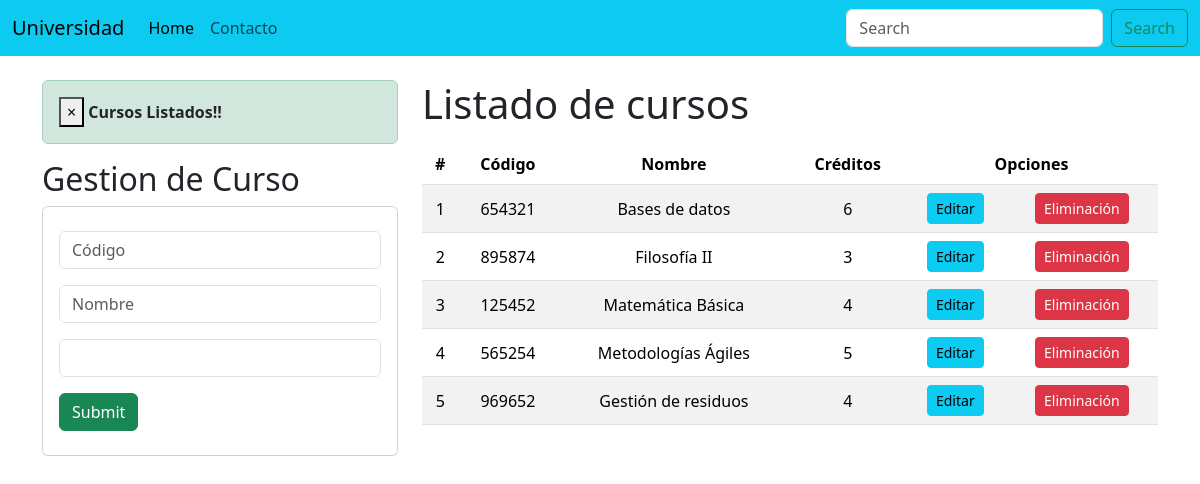
Before: / with the older database file.
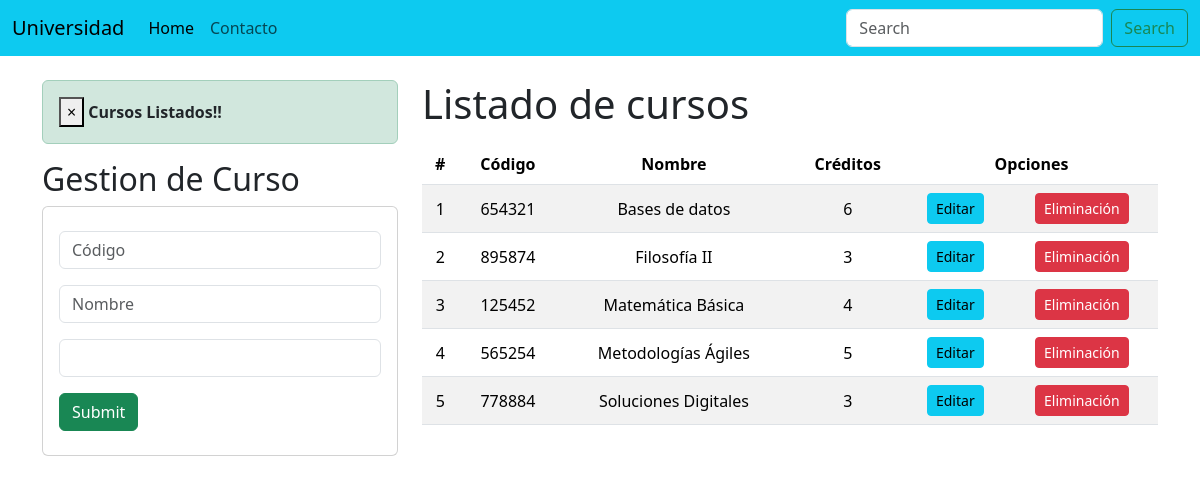
After: the same page with the newer database file.
### Aplicaciones/Academico/models.py (models this page shows, shortened)
class Curso(models.Model):
    codigo=models.CharField(primary_key=True, max_length=6)
    nombre=models.CharField(max_length=50)
    creditos=models.PositiveSmallIntegerField()

### Aplicaciones/Academico/views.py (the view)
# urls.py: path('', views.home),
def home(request):
    cursosListados = Curso.objects.all()
    messages.success(request, 'Cursos Listados!!')
    return render(request, "gestionCursos.html", {"cursos": cursosListados})

### Aplicaciones/Academico/templates/gestionCursos.html (shortened to what this page needs)
{% extends "./base.html" %}
{% block body %}
<div class="row">
    <div class="col-sm-12 col-md-6 col-lg-4 col-xl-4">
        {% if messages %}
        {% for message in messages %}
        <div class="alert alert-dismissible alert-success" id="alert-message">
            <button type="button" class="close" data-dismiss="alert">&times;</button>
            <strong class="text-dark">{{ message }}</strong>
        </div>
        {% endfor %}
        {% endif %}
        <h2>Gestion de Curso</h2>
        <div class="card">
            <div class="card-body">
                <form action="/registrarCurso/" method="POST">
                    <div class="form-group py-2">
                        <input type="text" id="txtCodigo" name="txtCodigo" class="form-control" placeholder="Código" minlength="6" maxlength="6" required>
                    </div>
                    <div class="form-group py-2">
                        <input type="text" id="txtNombre" name="txtNombre" class="form-control" placeholder="Nombre"  maxlength="50" required>
                    </div>
                    <div class="form-group py-2">
                        <input type="text" id="numCreditos" name="numCreditos" class="form-control" min="1" max="9" required>
                    </div>
                    <div class="form-group py-2">
                        <button type="submit" class="btn btn-success btn-block text-white">Submit</button>
                    </div>
                </form>
            </div>
        </div>
    </div>
    <div class="col-sm-12 col-md-6 col-lg-8 col-xl-8">
        <h1>Listado de cursos</h1>
        <div class="table-responsive py-2">
            <table class="table table-striped">
                <thead>
                    <tr>
                        <th>#</th>
                        <th>Código</th>
                        <th>Nombre</th>
                        <th>Créditos</th>
                        <th colspan="2">Opciones</th>
                    </tr>
                </thead>
                <tbody>
                    {% for c in cursos %}
                      <tr>
                        <td>{{forloop.counter}}</td>
                        <td>{{c.codigo}}</td>
                        <td>{{c.nombre}}</td>
                        <td>{{c.creditos}}</td>
                        <td><a href="edicionCurso/{{c.codigo}}" class="btn btn-sm btn-info">Editar</a></td>
                        <td><a href="eliminacionCurso/{{c.codigo}}" class="btn btn-sm btn-danger btnEliminacion">Eliminación</a></td>
                      </tr>
                    {% endfor %}
                </tbody>
            </table>
        </div>
    </div>
</div>
{% endblock %}

### Aplicaciones/Academico/templates/base.html (shortened to what this page needs)
<!DOCTYPE html>
<html>
<head>
    {% load static %}
    <link href="https://cdn.jsdelivr.net/npm/bootstrap@5.3.2/dist/css/bootstrap.min.css" rel="stylesheet">
    <link rel="stylesheet" href="{% static 'css/gestionCursos.css' %}">
</head>
<body>
    <nav class="navbar navbar-expand-lg bg-info">
        <div class="container-fluid">
          <a class="navbar-brand" href="#">Universidad</a>
          <div class="collapse navbar-collapse" id="navbarSupportedContent">
            <ul class="navbar-nav me-auto mb-2 mb-lg-0">
              <li class="nav-item">
                <a class="nav-link active" aria-current="page" href="#">Home</a>
              </li>
              <li class="nav-item">
                <a class="nav-link" href="#">Contacto</a>
              </li>
            </ul>
            <form class="d-flex" role="search">
              <input class="form-control me-2" type="search" placeholder="Search" aria-label="Search">
              <button class="btn btn-outline-success" type="submit">Search</button>
            </form>
          </div>
        </div>
      </nav>
    <div class="container py-4">
        {% block body %}
        {% endblock %}
    </div>
</body>
</html>

### Aplicaciones/Academico/static/css/gestionCursos.css (style rules this page uses)
th, td { text-align: center; vertical-align: middle; }

Changed rows visible on the page:
removed Curso: codigo "969652", nombre "Gestión de residuos", creditos "4"
added Curso: codigo "778884", nombre "Soluciones Digitales", creditos "3"
